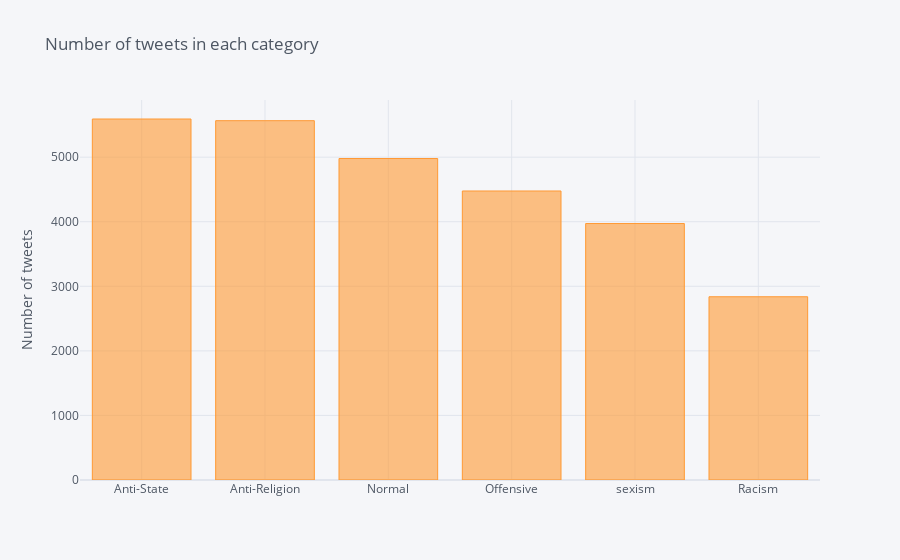

The cell this chart's notebook holds for it:
### Code cell
df.Label.value_counts().sort_values(ascending=False).iplot(kind='bar', yTitle='Number of tweets',
                                                                title='Number of tweets in each category')

### Figure 1 — Plotly figure (JSON) as saved in the notebook; plotly's stock layout.template omitted (floating-point values rounded to 4 significant figures)
{"data": [{"marker": {"color": "rgba(255, 153, 51, 0.6)", "line": {"color": "rgba(255, 153, 51, 1.0)", "width": 1}}, "name": "Label", "orientation": "v", "text": "", "x": ["Anti-State", "Anti-Religion", "Normal", "Offensive", "sexism", "Racism"], "y": [5591, 5565, 4979, 4476, 3972, 2838], "type": "bar"}], "layout": {"legend": {"bgcolor": "#F5F6F9", "font": {"color": "#4D5663"}}, "paper_bgcolor": "#F5F6F9", "plot_bgcolor": "#F5F6F9", "title": {"font": {"color": "#4D5663"}, "text": "Number of tweets in each category"}, "xaxis": {"gridcolor": "#E1E5ED", "showgrid": true, "tickfont": {"color": "#4D5663"}, "title": {"font": {"color": "#4D5663"}, "text": ""}, "zerolinecolor": "#E1E5ED"}, "yaxis": {"gridcolor": "#E1E5ED", "showgrid": true, "tickfont": {"color": "#4D5663"}, "title": {"font": {"color": "#4D5663"}, "text": "Number of tweets"}, "zerolinecolor": "#E1E5ED"}}}
